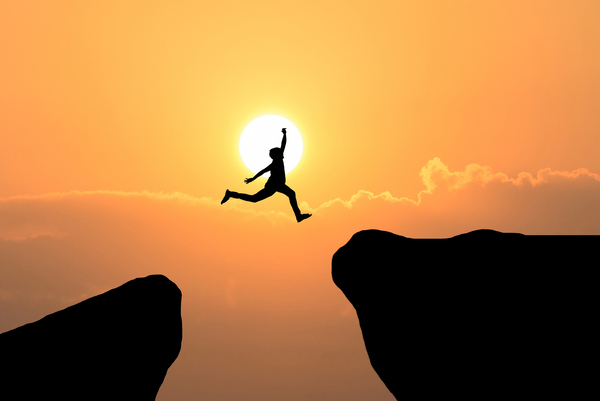
#> input picture PBL/I1.jpg, 600 x 401 px
$ python PBL.py
#> lines starting #> are read from the running program, lines starting #| are printed output that depends on the picture
import cv2
import numpy as np
import matplotlib.pyplot as plt

image = cv2.imread("I1.jpg")
#> image is the input picture: shape (401, 600, 3); mean B, G, R 65.4, 122.9, 176.9

if image is None:
    print("Error: Image not found!")
    exit()

# Convert BGR to RGB
rgb_image = cv2.cvtColor(image, cv2.COLOR_BGR2RGB)

# Split RGB channels
R, G, B = cv2.split(rgb_image)
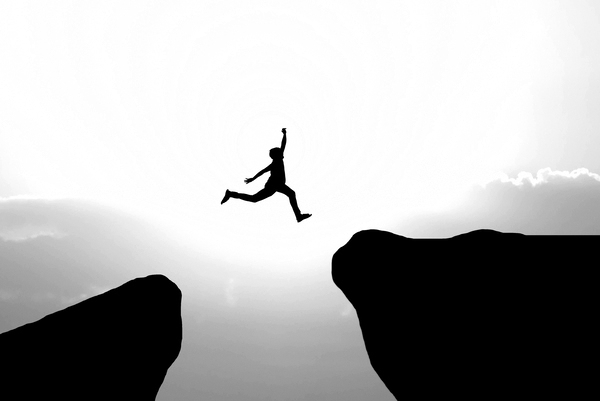
#> R: shape (401, 600); min 0, max 255, mean 176.9
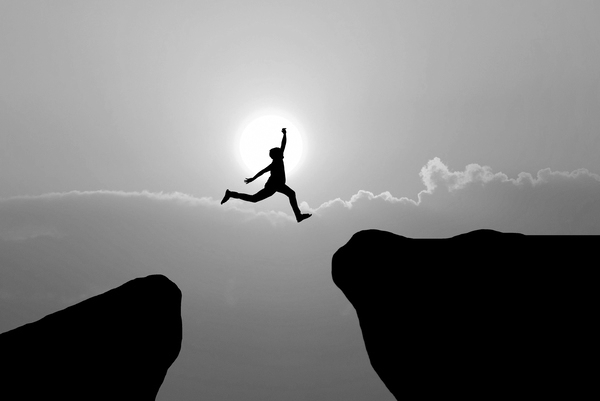
#> G: shape (401, 600); min 0, max 255, mean 122.9
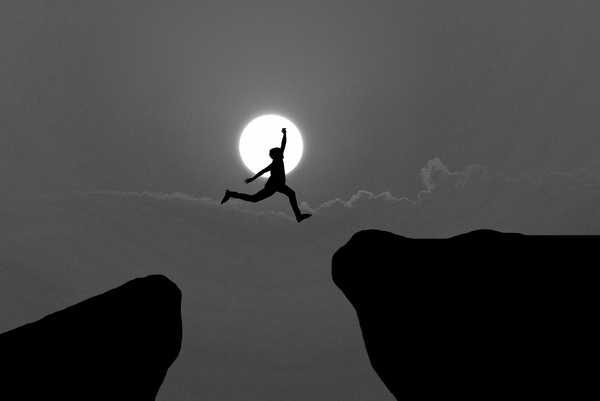
#> B: shape (401, 600); min 0, max 255, mean 65.4

# Apply histogram equalization to each channel
R_equalized = cv2.equalizeHist(R)
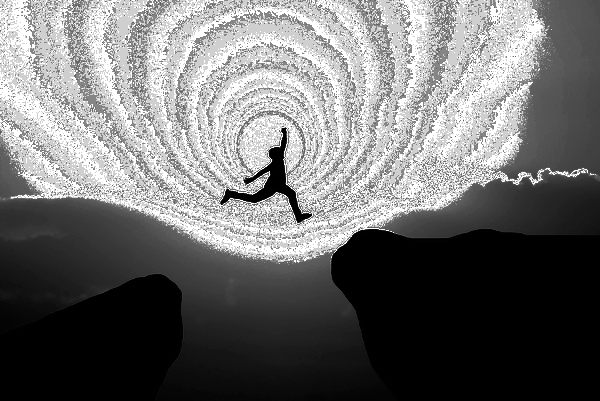
#> R_equalized: shape (401, 600); min 0, max 255, mean 110.6
G_equalized = cv2.equalizeHist(G)
B_equalized = cv2.equalizeHist(B)
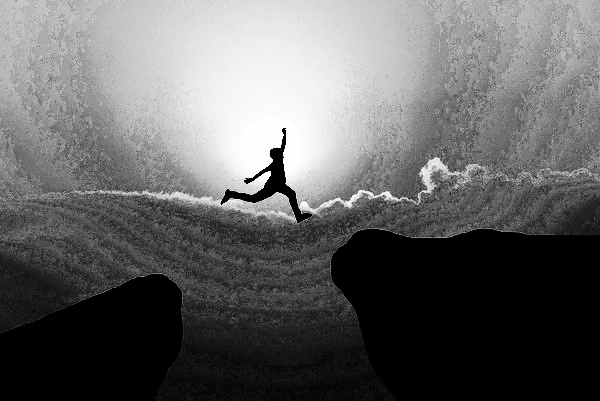
#> B_equalized: shape (401, 600); min 0, max 255, mean 100.2

# Merge the equalized channels
equalized_image = cv2.merge(
    [R_equalized, G_equalized, B_equalized]
)
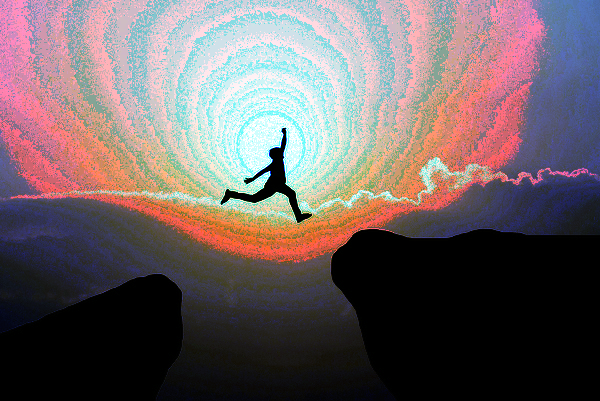
#> equalized_image: shape (401, 600, 3); mean R, G, B 110.6, 98, 100.2

plt.figure(figsize=(12, 6))

plt.subplot(1, 2, 1)
plt.imshow(rgb_image)
plt.title("Original Landscape")
plt.axis("off")

plt.subplot(1, 2, 2)
plt.imshow(equalized_image)
plt.title("RGB Histogram Equalized")
plt.axis("off")

plt.tight_layout()
plt.show()

plt.figure(figsize=(12, 8))

# Original RGB histograms
plt.subplot(2, 2, 1)
plt.hist(R.ravel(), bins=256, range=(0, 256), alpha=0.5, label="Red")
plt.hist(G.ravel(), bins=256, range=(0, 256), alpha=0.5, label="Green")
plt.hist(B.ravel(), bins=256, range=(0, 256), alpha=0.5, label="Blue")
plt.title("Original RGB Histogram")
plt.xlabel("Pixel Intensity")
plt.ylabel("Frequency")
plt.legend()

# Equalized RGB histograms
plt.subplot(2, 2, 2)
plt.hist(R_equalized.ravel(), bins=256, range=(0, 256),
         alpha=0.5, label="Red")
plt.hist(G_equalized.ravel(), bins=256, range=(0, 256),
         alpha=0.5, label="Green")
plt.hist(B_equalized.ravel(), bins=256, range=(0, 256),
         alpha=0.5, label="Blue")
plt.title("Equalized RGB Histogram")
plt.xlabel("Pixel Intensity")
plt.ylabel("Frequency")
plt.legend()

# Individual original channels
plt.subplot(2, 2, 3)
plt.plot(cv2.calcHist([R], [0], None, [256], [0, 256]),
         label="Red")
plt.plot(cv2.calcHist([G], [0], None, [256], [0, 256]),
         label="Green")
plt.plot(cv2.calcHist([B], [0], None, [256], [0, 256]),
         label="Blue")
plt.title("Original Channel Histograms")
plt.xlabel("Pixel Intensity")
plt.ylabel("Frequency")
plt.legend()

# Individual equalized channels
plt.subplot(2, 2, 4)
plt.plot(cv2.calcHist([R_equalized], [0], None, [256], [0, 256]),
         label="Red")
plt.plot(cv2.calcHist([G_equalized], [0], None, [256], [0, 256]),
         label="Green")
plt.plot(cv2.calcHist([B_equalized], [0], None, [256], [0, 256]),
         label="Blue")
plt.title("Equalized Channel Histograms")
plt.xlabel("Pixel Intensity")
plt.ylabel("Frequency")
plt.legend()

plt.tight_layout()
plt.show()
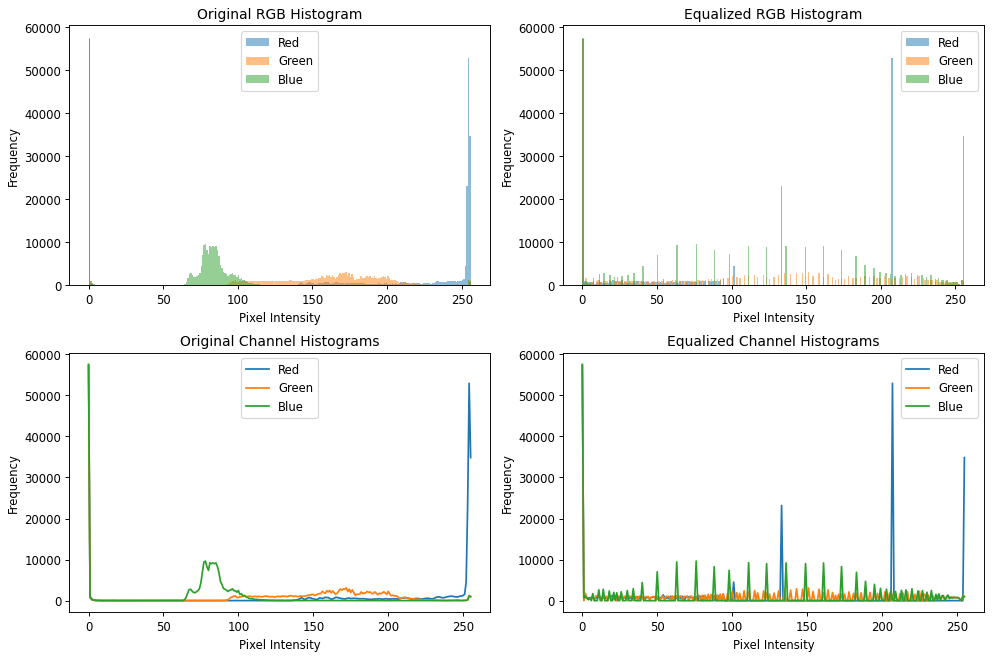
#> figure drawn by matplotlib, 4 panels; panel 1: tallest bar 57255 high, from x = 0 to 1; panel 1: tallest bar 57250 high, from x = 0 to 1; panel 1: tallest bar 57545 high, from x = 0 to 1; panel 2: tallest bar 57255 high, from x = 0 to 1

output = cv2.cvtColor(equalized_image, cv2.COLOR_RGB2BGR)

cv2.imwrite("equalized_landscape.jpg", output)

print("Histogram equalization completed successfully.")
print("Output saved as: equalized_landscape.jpg")

$ run again, with PBL/rgb_histogram_equalization_project/samples/I2.jpg copied over PBL/I1.jpg
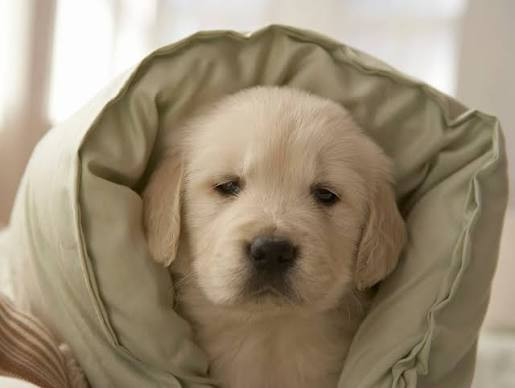
#> input picture PBL/rgb_histogram_equalization_project/samples/I2.jpg, 515 x 388 px
#> image is the input picture: shape (388, 515, 3); mean B, G, R 117.9, 140.9, 155.2
#> `equalized_image = cv2.merge( [R_equalized, G_equalized, B_equalized] )`:
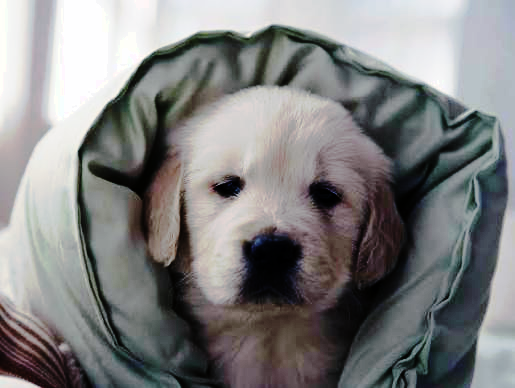
#> equalized_image: shape (388, 515, 3); mean R, G, B 128.4, 128.4, 128.3
#> `plt.show()`:
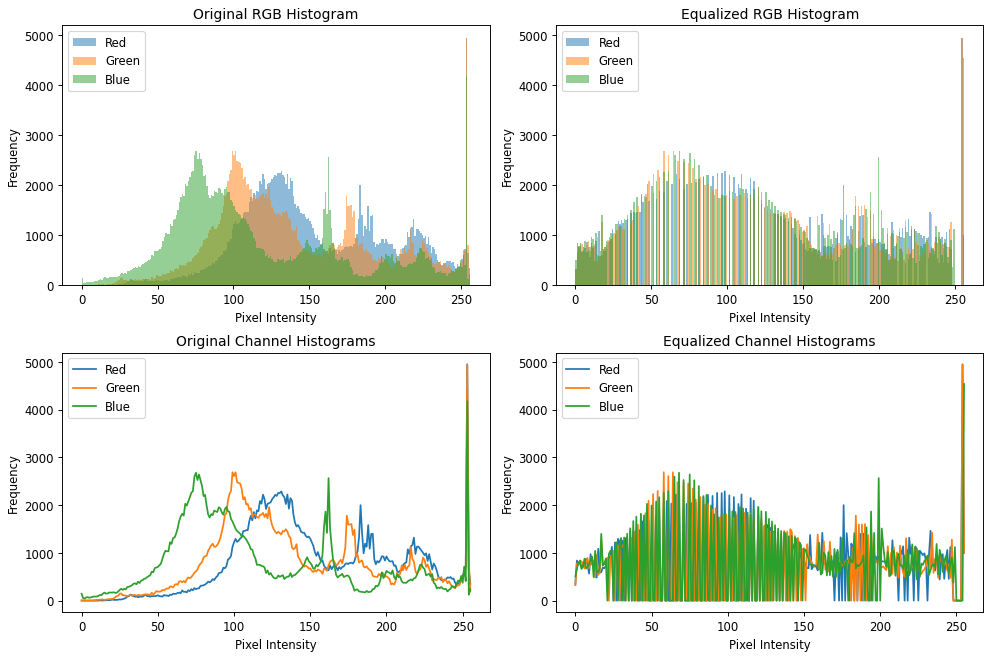
#> figure drawn by matplotlib, 4 panels; panel 1: tallest bar 4951 high, from x = 253 to 254; panel 1: tallest bar 4948 high, from x = 253 to 254; panel 1: tallest bar 4180 high, from x = 253 to 254; panel 2: tallest bar 4951 high, from x = 254 to 255
